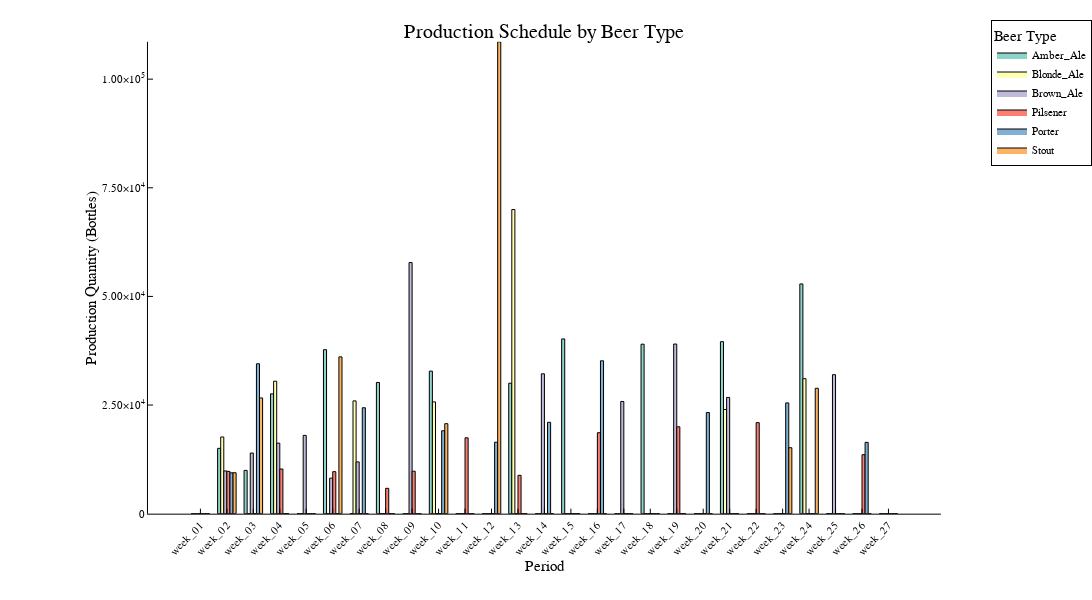

The notebook cell this image was saved under:
### Markdown cell above
The objective value should now be higher, as the solution space is
smaller than before and the initial stock is zero for all beer types.
You can check the plots for the production and warehouse stock to verify
this.

### Code cell
productionResults = create_production_results()
p = create_production_plot(productionResults)
